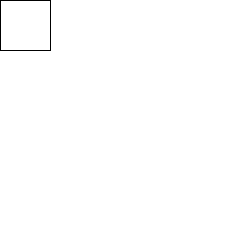
Frame 1 (no input)
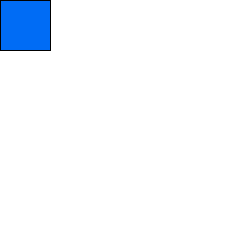
Frame 60 (the mouse pressed at the canvas centre just before this capture)
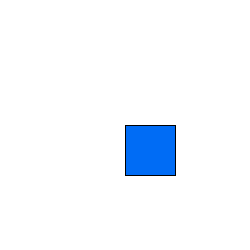
Frame 120 (the mouse held since frame 60 and released just before this capture)

The Processing sketch that drew these frames (run headless with seeded random() and noise(); from frame 60 on, the mouse is pressed at the canvas centre):

// Processing sketch: processing_98082
// ── processing_98082.pde

void setup()
{
  size(250,250);
}


void draw()
{
  background(255);
  rect(mouseX, mouseY , 50, 50);
  fill(0,108,245); 
 
}  
